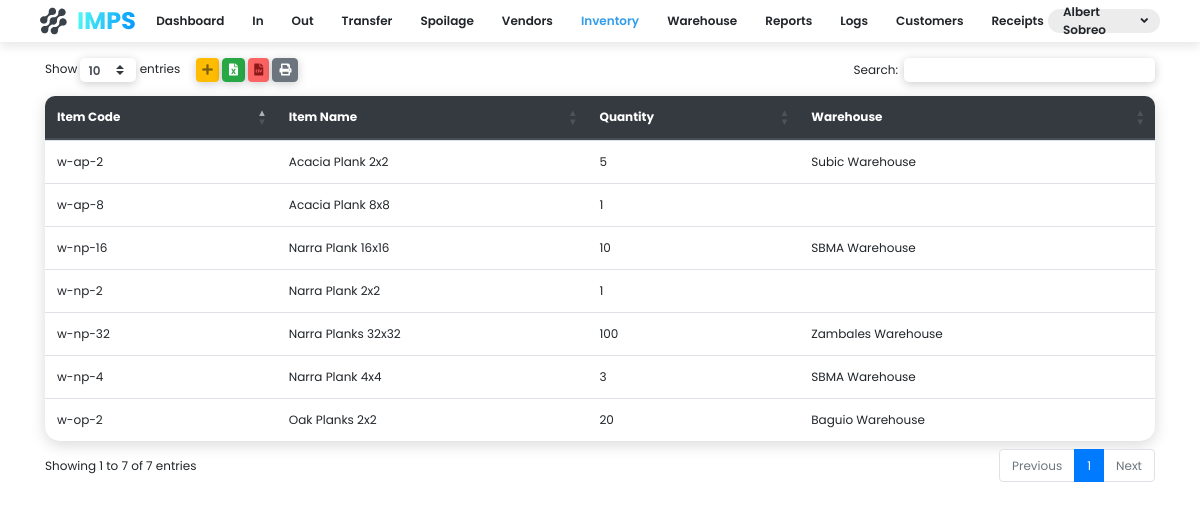
Page /inventory-page/ (signed in) on the earlier database version.
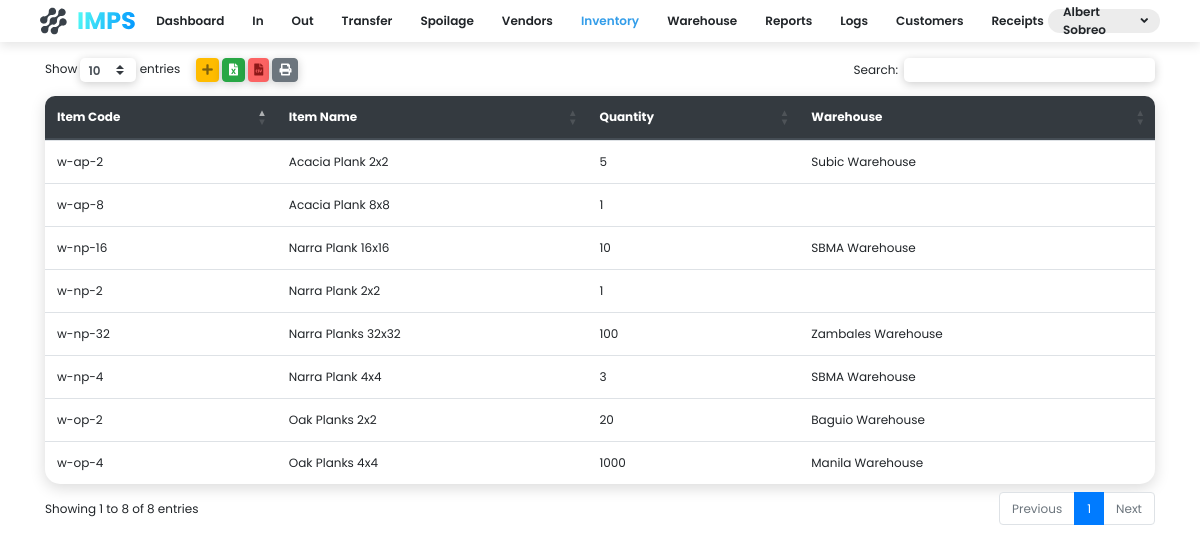
Same page on the later database version.
### app/models.py (models this page shows, shortened)
class User(models.Model):
    first_name = models.CharField(max_length=255)
    last_name = models.CharField(max_length=255)
    position = models.CharField(max_length=255)
    login = models.ForeignKey(Login, on_delete=models.CASCADE)

class Product(models.Model):
    code = models.CharField(max_length=255)
    name = models.CharField(max_length=255)
    description = models.TextField(null=True, blank=True)
    quantity = models.IntegerField()
    turnover = models.DecimalField(max_digits=3, decimal_places=2, null=True, blank=True)
    warehouse = models.ForeignKey(Warehouse, on_delete=models.CASCADE, null=True, blank=True)

class Warehouse(models.Model):
    name = models.CharField(max_length=255)
    address = models.CharField(max_length=255, null=True, blank=True)

### app/views/inventorylist.py (the view)
# urls.py: path('inventory-page/', views.inventory_page),
def inventory_page(request):
    if request.session.is_empty():
        return redirect('/login/')
    context = {
        'items': Product.objects.all(),
        'me': User.objects.select_related().get(login__username=request.session.get('username')),
        'warehouses': Warehouse.objects.all()
    }
    return render(request, 'inventory.html', context)

### templates/inventory.html (shortened to what this page needs)
<!DOCTYPE html>
<html lang="en">
<head>
    <link rel="stylesheet" href="https://cdn.jsdelivr.net/npm/bootstrap@4.5.3/dist/css/bootstrap.min.css">
    <link rel="stylesheet" href="https://cdnjs.cloudflare.com/ajax/libs/twitter-bootstrap/4.5.2/css/bootstrap.css">
    <link rel="stylesheet" href="https://cdn.datatables.net/buttons/1.6.5/css/buttons.dataTables.min.css">
    <link rel="stylesheet" href="https://cdn.datatables.net/1.10.22/css/dataTables.bootstrap4.min.css">
    <link rel="stylesheet" href="/static/css/style.css">
    <link rel="stylesheet" href="https://use.fontawesome.com/releases/v5.15.1/css/all.css">
</head>
<body class="font-size-12">
  <div class="c-nav d-flex font-w-600 mb-3">
    <div class="c-nav-item justify-content-start">
      <img src="/static/media/Group 117.svg" class="logo">
    </div>
    <div class="justify-content-center c-nav-links">
        <div onclick="location.href='#'">Dashboard</div>
        <div onclick="location.href='/in'">In</div>
        <div onclick="location.href='/out'">Out</div>
        <div onclick="location.href='#'">Transfer</div>
        <div onclick="location.href='#'">Spoilage</div>
        <div onclick="location.href='#'">Vendors</div>
        <div onclick="location.href='/inventory-page'" class="active">Inventory</div>
        <div onclick="location.href='/'">Warehouse</div>
        <div onclick="location.href='#'">Reports</div>
        <div onclick="location.href='#'">Logs</div>
        <div onclick="location.href='#'">Customers</div>
        <div onclick="location.href='#'">Receipts</div>
    </div>
    <div class="c-nav-item justify-content-end dropdown">
      <div class="nav-name" data-toggle="dropdown">
        <span>{{me.first_name}} {{me.last_name}}</span> <i class="fas fa-angle-down ml-1"></i>
      </div>
    </div>
  </div>
  <div class="container">
    <table id="table" class="table box-shadow-medium b-tl-radius-10 b-tr-radius-10">
        <thead class="thead-dark">
        <tr class="">
            <th class="b-tl-radius-10" style="border-top: 0px;">Item Code</th>
            <th style="border-top: 0px;">Item Name</th>
            <th style="border-top: 0px;">Quantity</th>
            <th class="b-tr-radius-10" style="border-top: 0px;">Warehouse</th>
        </tr>
        </thead>
        <tbody>
        {% for item in items%}
        <tr>
            <td>{{item.code}}</td>
            <td>{{item.name}}</td>
            <td>{{item.quantity}}</td>
            <td>{{item.warehouse.name}}</td>
        </tr>
        {% endfor %}
        </tbody>
    </table>
</body>
{% load sweetify %}
</html>

### static/css/style.css (style rules this page uses)
body { font-family: 'Poppins', sans-serif; min-width: 720px; }
.font-size-12 { font-size: 12px; }
.table { background: #fff; border-radius: 15px; }
.box-shadow-medium { box-shadow: 0px 4px 15px rgba(0,0,0,0.15); }
.font-w-600 { font-weight: 600; }
.b-tl-radius-10 { border-top-left-radius: 10px; }
.b-tr-radius-10 { border-top-right-radius: 10px; }
.c-nav { height: 42px; background: white; box-shadow: 0px 4px 10px rgba(0,0,0,0.10); width: 100%; padding-left:5vh; padding-right: 5vh; }
.c-nav-item { display: inline-flex; align-items: center; width: 10%; }
.c-nav-links { display: inline-flex; align-items: center; width: 80%; }
.c-nav-links div { transition: .1s; padding-left: 14px; padding-right: 14px; cursor: pointer; height: 100%; display: flex; align-items: center; }
.active { color: #339DE9; }
.logo { cursor: pointer; }
.nav-name { display: flex; height: 24px; background: #ECECEC; padding: 0px 12px 0px 15px; align-items: center; border-radius: 12px; cursor: pointer; }

Differences in the rows shown:
added Product: code "w-op-4", name "Oak Planks 4x4", quantity "1000", warehouse.name "Manila Warehouse"
Other differences:
text written by a page script: "Show entries Search: Showing 1 to 7 of 7 entries Previous 1 Next" → "Show entries Search: Showing 1 to 8 of 8 entries Previous 1 Next"
